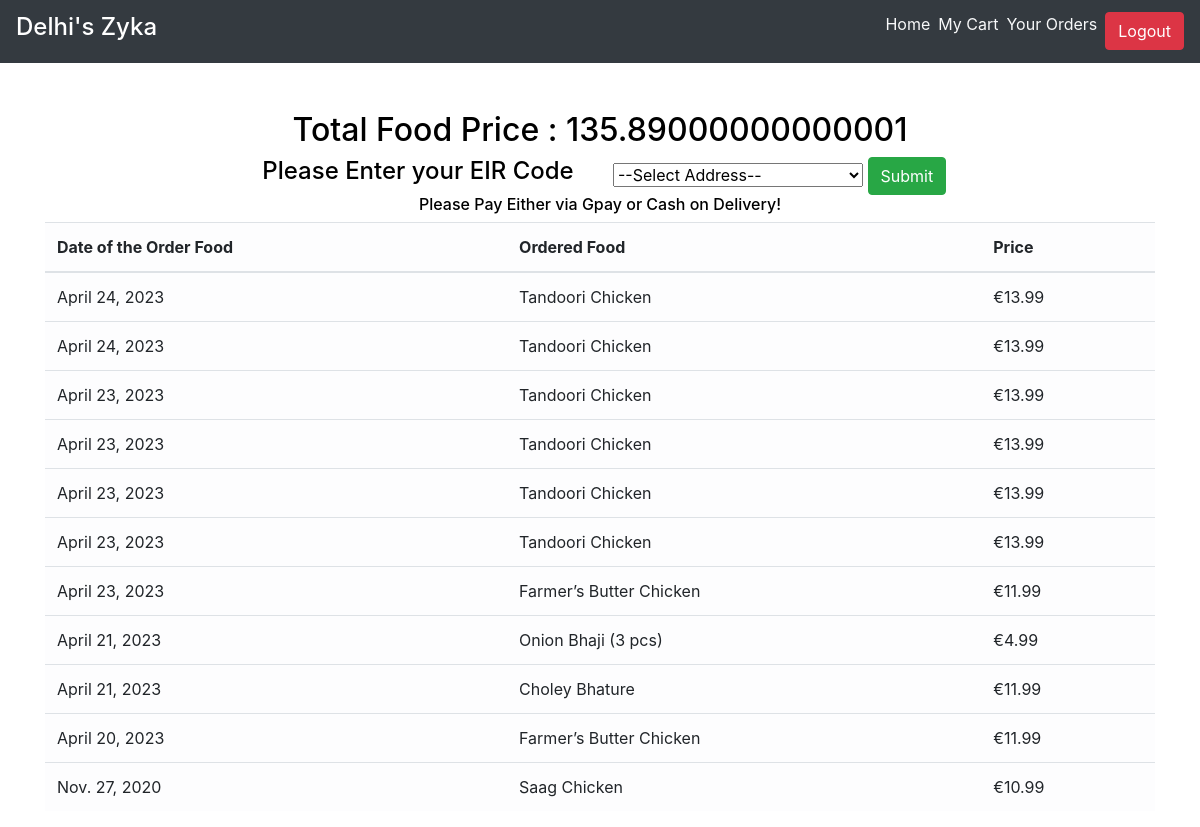
The page /order_details/ (signed in) on the database as committed earlier.
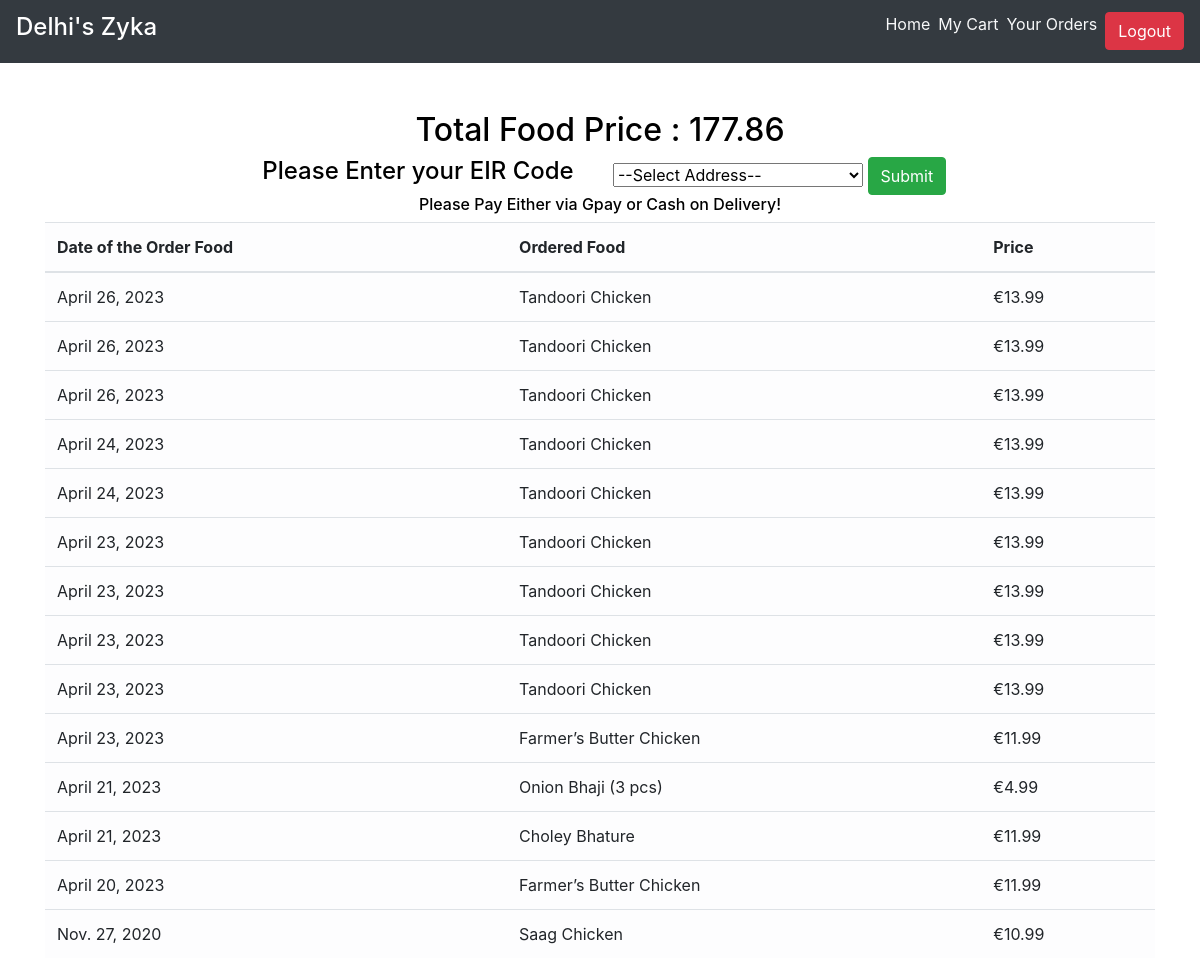
The same page on the database as committed later.
### main/models.py (models this page shows, shortened)
class CartItems(models.Model):
    ORDER_STATUS = (
        ('Active', 'Active'),
        ('Delivered', 'Delivered')
    )
    user = models.ForeignKey(User, on_delete=models.CASCADE)
    item = models.ForeignKey(Item, on_delete=models.CASCADE)
    ordered = models.BooleanField(default=False)
    quantity = models.IntegerField(default=1)
    ordered_date = models.DateField(default=timezone.now)
    status = models.CharField(max_length=20, choices=ORDER_STATUS, default='Active')
    delivery_date = models.DateField(default=timezone.now)
    class Meta:
        verbose_name = 'Cart Item'
        verbose_name_plural = 'Cart Items'

class Item(models.Model):
    LABELS = (
        ('Best Selling Foods', 'Best Selling Foods'),
        ('New Food', 'New Food'),
        ('Spicy Foods🔥', 'Spicy Foods🔥'),
    )
    LABEL_COLOUR = (
        ('danger', 'danger'),
        ('success', 'success'),
        ('primary', 'primary'),
        ('info', 'info'),
        ('warning', 'warning'),
    )
    title = models.CharField(max_length=150)
    description = models.CharField(max_length=250,blank=True)
    price = models.FloatField()
    pieces = models.IntegerField(default=6)
    instructions = models.CharField(max_length=250,default="Available")
    image = models.ImageField(default='default.png', upload_to='images/')
    labels = models.CharField(max_length=25, choices=LABELS, blank=True)
    label_colour = models.CharField(max_length=15, choices=LABEL_COLOUR, blank=True)
    slug = models.SlugField(default="foods")
    created_by = models.ForeignKey(User, on_delete=models.CASCADE)

### main/views.py (the view)
# urls.py: path('order_details/', views.order_details, name='order_details'),
@login_required
def order_details(request):
    items = CartItems.objects.filter(user=request.user, ordered=True,status="Active").order_by('-ordered_date')
    cart_items = CartItems.objects.filter(user=request.user, ordered=True,status="Delivered").order_by('-ordered_date')
    bill = items.aggregate(Sum('item__price'))
    number = items.aggregate(Sum('quantity'))
    pieces = items.aggregate(Sum('item__pieces'))
    total = bill.get("item__price__sum")
    count = number.get("quantity__sum")
    total_pieces = pieces.get("item__pieces__sum")
    context = {
        'items':items,
        'cart_items':cart_items,
        'total': total,
        'count': count,
        'total_pieces': total_pieces
    }
    return render(request, 'main/order_details.html', context)

### main/templatetags/get_group.py (called while the page is built)
@register.filter(name='has_group')
def has_group(user, group_name):
    return user.groups.filter(name=group_name).exists()

### main/templates/main/order_details.html (shortened to what this page needs)
{% extends "main/layout.html" %}
{% block content %}
<div class="cart">
    <div class="container">
        <div class="row">
            <div class="col-sm-12 mt-5">
                {% if items %}
                <h2 class="text-center">Total Food Price : <span id="totalValue">{{total}}</span></h2>
                <div class="col-sm-12">
                    <div class="col-sm-4" style="float:left;margin-left:178px;">
                        <h4 class="text-center">Please Enter your EIR Code </h4>
                    </div>
                    <div class="col-sm-6" style="float:left;">
                        <select id="address" style="width:250px;">
                    <option value="Select Address">--Select Address--</option>
               </select>
               <input type="submit" id="btnSubmit" value="Submit" class="btn btn-success" onclick="btnSubmitClick();" />
                    </div>
                </div>
                <h6 class="text-center">Please Pay Either via Gpay or Cash on Delivery!</h6>
                <div class="table-responsive">
                    <table class="table table-light">
                        <thead>
                        <tr>
                            <th scope="col">Date of the Order Food</th>
                            <th scope="col">Ordered Food</th>
                            <th scope="col">Price</th>
                        </tr>
                        </thead>
                        <tbody>
                            {% for item_active in items %}
                        <tr>
                            <td>{{ item_active.ordered_date }}</td>
                            <td>{{ item_active.item.title }} <span class="badge badge-{{ item_active.item.label_colour }}"></span></td>
                            <b><td>{{"€"}}{{ item_active.item.price }}</td></b>
                        </tr>
                            {% endfor %}
                        </tbody>
                    </table>
                </div>
                {% else %}
                <h4 class="text-center">Sorry, you have not ordered any item yet!!!</h4>
                {% endif %}
            </div>
        </div>
    </div>
</div>
{% endblock content %}

### main/templates/main/layout.html (shortened to what this page needs)
{% load get_group %}
{% load static %}
<!DOCTYPE html>
<html lang="en">
<head>
    <link rel="stylesheet" href="https://maxcdn.bootstrapcdn.com/bootstrap/4.0.0/css/bootstrap.min.css">
    <link rel="stylesheet" type="text/css" href="{% static 'main/styles.css' %}">
</head>
<body>
    <nav class="navbar navbar-expand-lg navbar-dark bg-dark ">
        <a class="navbar-brand" href="/"><h4>Delhi's Zyka</h4></a>
        <div class="collapse navbar-collapse" id="navbarNav">
            <ul class="navbar-nav ml-auto">
                    <li><a href="{% url 'main:home' %}" class="mr-2 text-light">Home</a></li>
                {% if user.is_authenticated %}
                    {% if request.user|has_group:"admin_owner" %}
                        <li><a href="{% url 'main:admin_dashboard' %}" class="mr-2 text-light">DashBoard</a></li>
                        <li>
                            <form class="logout-link" action="{% url 'accounts:logout' %}" method="post">
                                {% csrf_token %}
                                <button type="submit" class="mr-2">Logout</button>
                            </form>
                        </li>
                    {% else %}
                        <li><a href="{% url 'main:cart' %}" class="mr-2 text-light">My Cart</a></li>
                        <li><a href="{% url 'main:order_details' %}" class="mr-2 text-light">Your Orders</a></li>
                        <li>
                            <form class="logout-link" action="{% url 'accounts:logout' %}" method="post">
                                <button type="submit" class="btn btn-danger">Logout</button>
                            </form>
                        </li>
                    {% endif %}
                {% else %}
                    <li><a href="{% url 'accounts:login' %}" class="mr-2 text-light">Login</a></li>
                    <li><a href="{% url 'accounts:signup' %}" class="mr-2 text-light">SignUp</a></li>
                {% endif %}
            </ul>
        </div>
    </nav>
    <main role="main">
        {% block content %}{% endblock %}
    </main>

### main/static/main/styles.css (style rules this page uses)
h2 { color: black; }
.text-center { text-align: center !important; color: black; }

Rows that differ between the two databases and show on the page:
added CartItems: ordered_date "April 26, 2023", item "Tandoori Chicken", value "€", item.price "13.99"
added CartItems: ordered_date "April 26, 2023", item "Tandoori Chicken", value "€", item.price "13.99"
added CartItems: ordered_date "April 26, 2023", item "Tandoori Chicken", value "€", item.price "13.99"
Other text that changed with them:
{{ total }}: "135.89000000000001" → "177.86"
